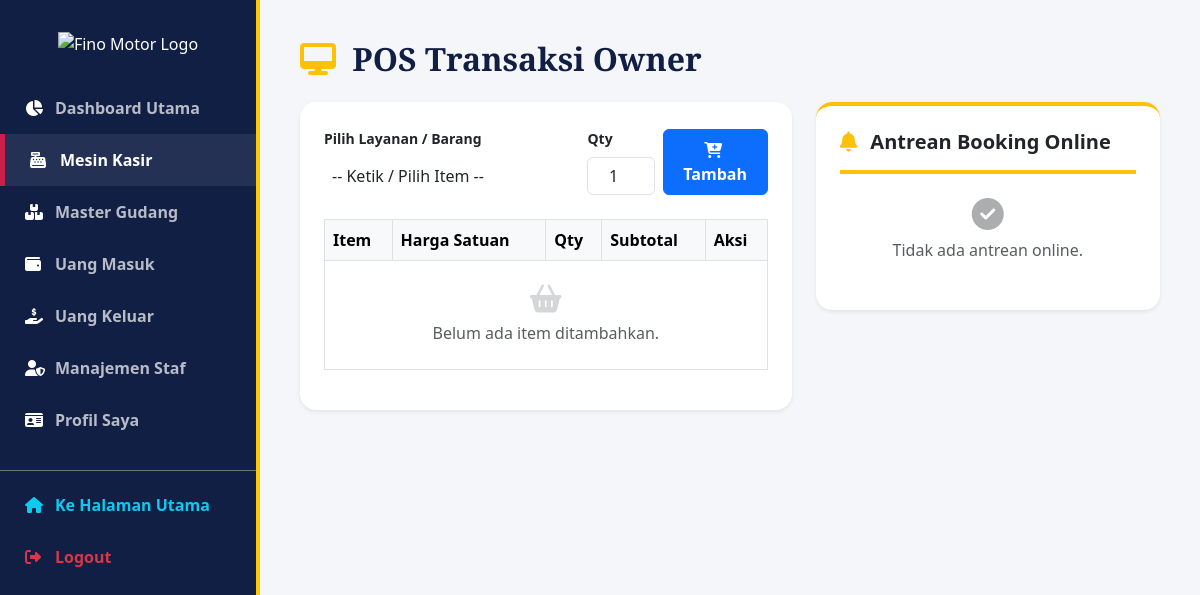
The page /owner/kasir.php (signed in) on the database as committed earlier.
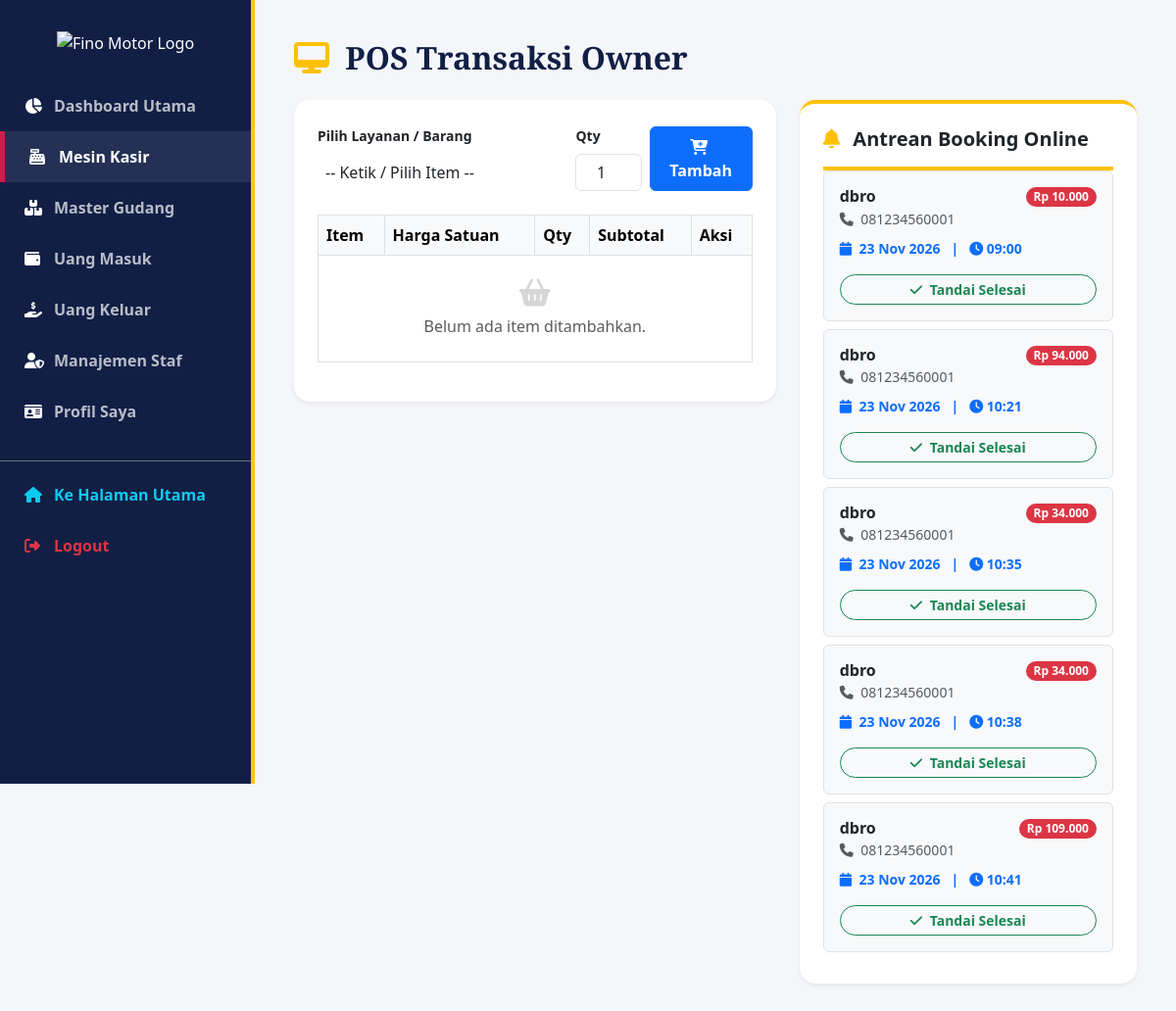
The same page on the database as committed later.
### tables this page shows
CREATE TABLE `transactions` (
  `id` int NOT NULL,
  `kode_pesanan` varchar(30) DEFAULT NULL,
  `user_id` int NOT NULL,
  `nama_penerima` varchar(100) DEFAULT NULL,
  `no_telp_penerima` varchar(20) DEFAULT NULL,
  `alamat_pengiriman` text,
  `subtotal_produk` int NOT NULL DEFAULT '0',
  `ongkir` int NOT NULL DEFAULT '0',
  `kurir` varchar(50) DEFAULT NULL,
  `catatan` text,
  `total_harga` int NOT NULL,
  `payment_token` varchar(255) DEFAULT NULL,
  `status` varchar(20) NOT NULL DEFAULT 'pending',
  `tanggal_booking` date DEFAULT NULL,
  `waktu_booking` time DEFAULT NULL,
  `created_at` timestamp NOT NULL DEFAULT CURRENT_TIMESTAMP,
  `tujuan_area_id` varchar(100) DEFAULT NULL,
  `layanan_kurir` varchar(100) DEFAULT NULL,
  `payment_type` varchar(50) DEFAULT NULL,
  `payment_status` varchar(30) NOT NULL DEFAULT 'unpaid',
  `paid_at` datetime DEFAULT NULL
);

CREATE TABLE `users` (
  `id` int NOT NULL,
  `nama_lengkap` varchar(100) NOT NULL,
  `username` varchar(50) NOT NULL,
  `email` varchar(100) DEFAULT NULL,
  `no_telp` varchar(20) DEFAULT NULL,
  `alamat` text,
  `password` varchar(255) NOT NULL,
  `role` enum('owner','karyawan','pelanggan') NOT NULL DEFAULT 'pelanggan',
  `created_at` timestamp NOT NULL DEFAULT CURRENT_TIMESTAMP
);

### owner/kasir.php (the view, shortened to what the changed rows need)
<?php
require '../config/database.php';
$q_booking_pending = mysqli_query($conn, "SELECT t.*, u.nama_lengkap, u.no_telp FROM transactions t JOIN users u ON t.user_id = u.id WHERE t.status = 'pending' ORDER BY t.tanggal_booking ASC, t.waktu_booking ASC");
?>
<!DOCTYPE html>
<html lang="id">
<head>
    <link href="https://cdn.jsdelivr.net/npm/bootstrap@5.3.0/dist/css/bootstrap.min.css" rel="stylesheet">
    <link href="https://cdnjs.cloudflare.com/ajax/libs/font-awesome/6.4.0/css/all.min.css" rel="stylesheet">
    <link href="https://cdn.jsdelivr.net/npm/select2@4.1.0-rc.0/dist/css/select2.min.css" rel="stylesheet" />
    <link rel="stylesheet" href="https://cdn.jsdelivr.net/npm/select2-bootstrap-5-theme@1.3.0/dist/select2-bootstrap-5-theme.min.css" />
</head>
<body>
    <div class="main-content">
        <div class="d-flex align-items-center mb-4">
            <h2 class="m-0" style="font-family:'Playfair Display',serif; font-weight:900; color:#121F45;">
                <i class="fa fa-desktop text-warning me-2 d-none d-sm-inline"></i> POS Transaksi Owner
            </h2>
        </div>
        <div class="row g-4">
            <div class="col-lg-7">
                <div class="card shadow-sm border-0 rounded-4 p-3 p-md-4 mb-4">
                    <div class="table-responsive mt-4">
                        <table class="table table-bordered align-middle" style="white-space: nowrap;">
                            <thead class="table-light"><tr><th>Item</th><th>Harga Satuan</th><th>Qty</th><th>Subtotal</th><th>Aksi</th></tr></thead>
                        </table>
                    </div>
                </div>
            </div>
            <div class="col-lg-5">
                <div class="card shadow-sm border-0 rounded-4 p-3 p-md-4 border-top border-4 border-warning bg-white">
                    <ul class="list-group list-group-flush">
                        <?php if (mysqli_num_rows($q_booking_pending) > 0): ?>
                            <?php while ($booking = mysqli_fetch_assoc($q_booking_pending)): ?>
                                <li class="list-group-item p-3 border rounded mb-2 bg-light">
                                    <div class="d-flex flex-wrap justify-content-between align-items-start mb-2 gap-2">
                                        <div><h6 class="fw-bold mb-0"><?= htmlspecialchars($booking['nama_lengkap']); ?></h6><small class="text-muted"><i class="fa fa-phone me-1"></i> <?= $booking['no_telp'] ?: '-'; ?></small></div>
                                        <span class="badge bg-danger rounded-pill px-2 py-1">Rp <?= number_format($booking['total_harga'], 0, ',', '.'); ?></span>
                                    </div>
                                    <div class="mb-3 small text-primary fw-bold"><i class="fa fa-calendar me-1"></i> <?= date('d M Y', strtotime($booking['tanggal_booking'])); ?> &nbsp; | &nbsp; <i class="fa fa-clock"></i> <?= date('H:i', strtotime($booking['waktu_booking'])); ?></div>
                                    <a href="kasir.php?selesai_online=<?= $booking['id']; ?>" class="btn btn-sm btn-outline-success w-100 fw-bold rounded-pill"><i class="fa fa-check me-1"></i> Tandai Selesai</a>
                                </li>
                            <?php endwhile; ?>
                        <?php else: ?>
                            <li class="list-group-item p-4 text-center text-muted border-0"><i class="fa fa-check-circle fa-2x mb-2 opacity-50"></i><br>Tidak ada antrean online.</li>
                        <?php endif; ?>
                    </ul>
                </div>
            </div>
        </div>
    </div>
</body>
</html>

Rows that differ between the two databases and show on the page:
added transactions: user.nama_lengkap "dbro", user.no_telp "081234560001", total_harga "10.000", tanggal_booking "23 Nov 2026", waktu_booking "09:00"
added transactions: user.nama_lengkap "dbro", user.no_telp "081234560001", total_harga "94.000", tanggal_booking "23 Nov 2026", waktu_booking "10:21"
added transactions: user.nama_lengkap "dbro", user.no_telp "081234560001", total_harga "34.000", tanggal_booking "23 Nov 2026", waktu_booking "10:35"
added transactions: user.nama_lengkap "dbro", user.no_telp "081234560001", total_harga "34.000", tanggal_booking "23 Nov 2026", waktu_booking "10:38"
added transactions: user.nama_lengkap "dbro", user.no_telp "081234560001", total_harga "109.000", tanggal_booking "23 Nov 2026", waktu_booking "10:41"
Other text that changed with them:
text no longer shown: "Tidak ada antrean online."
